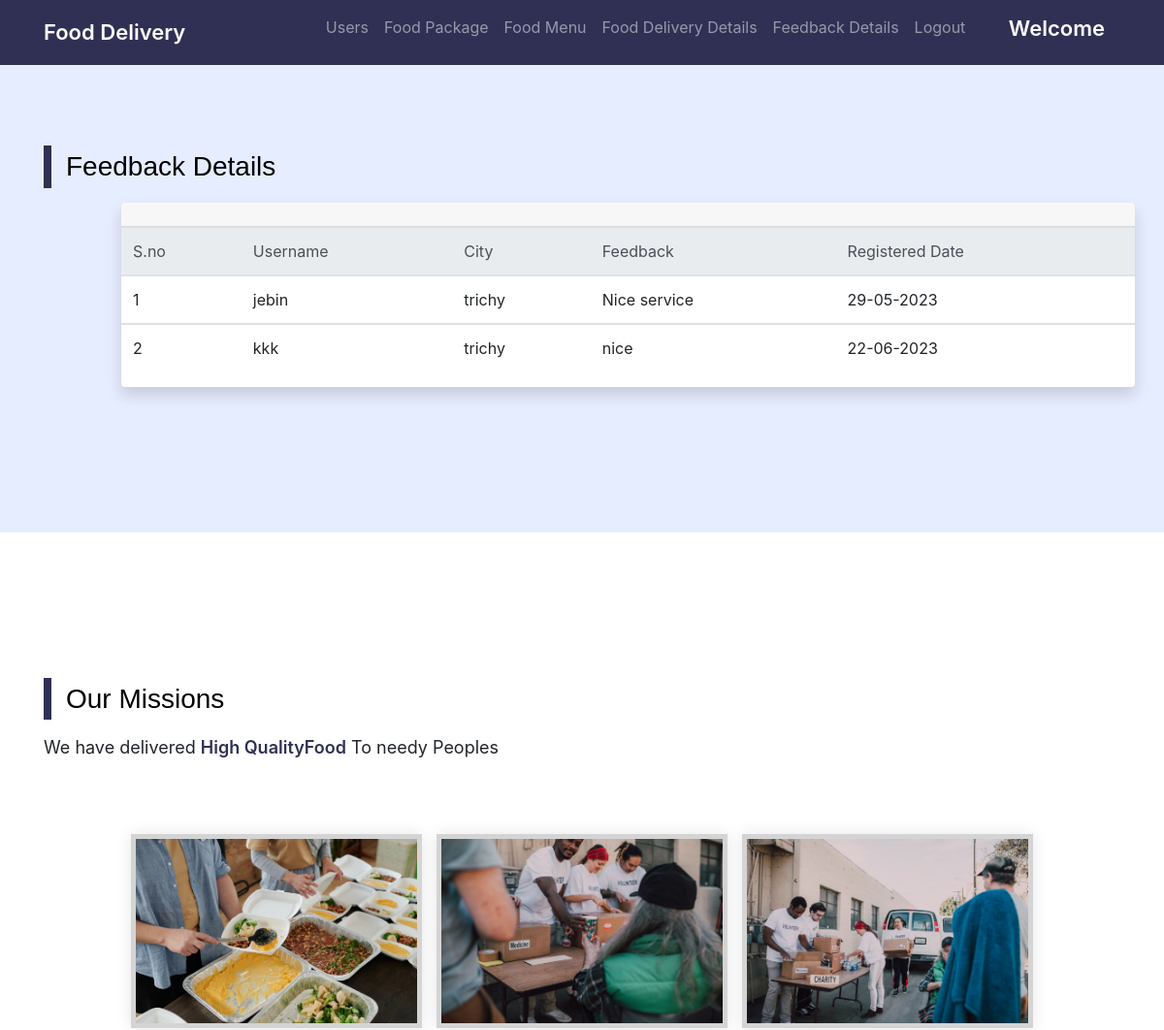
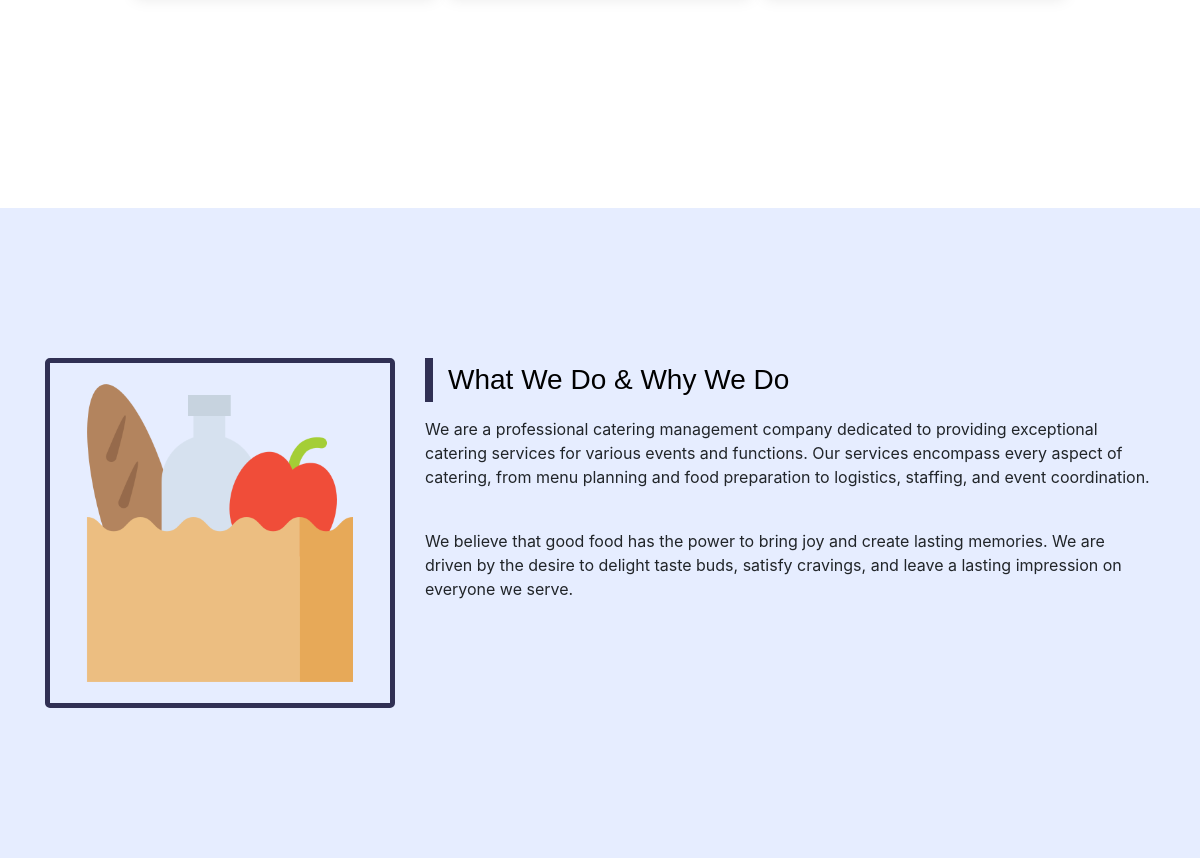
Page /feedview1.php on the committed database (2 pictures, top to bottom).
### tables this page shows
CREATE TABLE `feedback` (
  `id` int(60) NOT NULL,
  `username` varchar(60) NOT NULL,
  `feed` varchar(500) NOT NULL,
  `city` varchar(60) NOT NULL,
  `rdate` varchar(60) NOT NULL
);

### feedview1.php (the view, shortened to what this page needs)
<?php
include("dbconnect.php");
				?>
<!DOCTYPE html>
<html lang="en">
<head>
    <title><?php include("title.php");?>
    </title>
    <link rel="stylesheet" href="css/style.css">
    	 <link rel="stylesheet" href="style.css" type="text/css" media="all" />
    <link rel="stylesheet" href="css/responsive.css">
    <link rel="stylesheet" href="https://cdn.jsdelivr.net/npm/bootstrap@4.6.1/dist/css/bootstrap.min.css">
    <link rel="stylesheet" href="https://cdnjs.cloudflare.com/ajax/libs/font-awesome/4.7.0/css/font-awesome.min.css">
</head>
<body>
    <div class="fixed-top">
                    <?php include("name5.php");?>
        <div class="cont-sec">
        </div>
    </div>
    <section class="don-sec" id="donation">
        <div class="container">
            <div class="heading">
                <h2>Feedback Details</h2>
            </div>
            <div class="row">
                <div class="col-lg-1">
                </div>
                <div class="h-screen flex-grow-1 overflow-y-lg-auto">
                <div class="card shadow border-0 mb-7">
                    <div class="card-header">
                    </div>
                    <?php
$i=("select * from feedback");
     $qry=mysqli_query($connect, $i);
   if(mysqli_num_rows($qry)>0){
$cnt=1;
?>
                    <div class="table-responsive">
                        <table class="table table-hover table-nowrap">
                            <thead class="thead-light">
                                <tr>
                                    <th scope="col">S.no</th>
                                    <th scope="col">Username</th>
                                    <th scope="col">City</th>
                                    <th scope="col">Feedback</th>
                                    <th scope="col">Registered Date</th>
                                </tr>
                            </thead>
                            <?php
                            while ($row=mysqli_fetch_array($qry)) {
                             ?>
                            <tbody>
                                <tr>
                                    <td>
                                    <?php  echo $cnt;?>
                                    </td>
                                    <td>
                                    <?php  echo $row['username'];?>
                                    </td>
                                    <td>
                                    <?php  echo $row['city'];?>
                                    </td>
                                    <td>
                                    <?php  echo $row['feed'];?>
                                    </td>
                                    <td>
                                    <?php  echo $row['rdate'];?>
                                    </td>
                                </tr>
                            </tbody>
                            <?php
$cnt=$cnt+1;} } else { ?>
  <tr>
    <td colspan="8"> No records Found</td>
  </tr>
<?php } ?>
                        </table>
                    </div>
                </div>
            </div>
    </div>
            </div>
    </section>
    <?php include("footer.php");?>

### css/style.css (style rules this page uses)
* { margin: 0; padding: 0; box-sizing: border-box; font-family: 'Poppins', sans-serif; scroll-behavior: smooth; }
body { margin: 0; }
.heading h2 { font-size: 28px; font-weight: 500; border-left: 8px solid #303054; padding: 5px 15px; margin-bottom: 15px; }
.cont-sec { padding: 8px; background-color: #e6edff; width: 100%; }
.don-sec { background-color: #e6edff; padding: 150px 0; }

### style.css (style rules this page uses)
html,body,div,span,applet,object,iframe,h1,h2,h3,h4,h5,h6,p,blockquote,pre,a,abbr,acronym,address,big,cite,code,del,dfn,em,img,ins,kbd,q,s,samp,small,strike,strong,sub,sup,tt,var,b,u,i,dl,dt,dd,ol,nav ul,nav li,fieldset,form,label,legend,table,caption,tbody,tfoot,thead,tr,th,td,article,aside,canvas,details,embed,figure,figcaption,footer,header,hgroup,menu,nav,output,ruby,section,summary,time,mark,audio,video { margin:0;padding:0;border:0;font-size:100%;font:inherit;vertical-align:baseline; }
article, aside, details, figcaption, figure,footer, header, hgroup, menu, nav, section { display: block; }
table { border-collapse:collapse;border-spacing:0; }
body { font-family: 'Raleway', sans-serif; background-size: cover; -webkit-background-size: cover; -moz-background-size: cover; -o-background-size: cover; -ms-background-size: cover; background-attachment: fixed; }
h1, h2, h3, h4, h5, h6 { font-family: 'Raleway', sans-serif; color: #000; }
.container { width: 36%; margin: 0 auto; }
@media screen and (max-width: 1440px) { .container { width: 38%; } }
@media screen and (max-width: 1366px) { .container { width: 41%; } }
@media screen and (max-width: 1280px) { .container { width: 44%; } }

### rows in the picture
feedback: username "jebin", city "trichy", feed "Nice service", rdate "29-05-2023"
feedback: username "kkk", city "trichy", feed "nice", rdate "22-06-2023"
